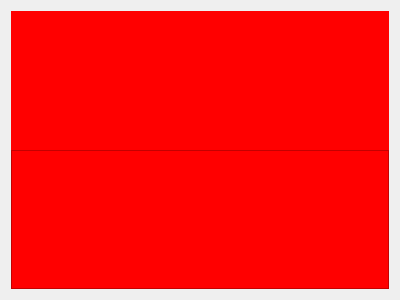
<?xml version="1.0" encoding="UTF-8"?>
<ui version="4.0">
 <class>Form</class>
 <widget class="QWidget" name="Form">
  <property name="geometry">
   <rect>
    <x>0</x>
    <y>0</y>
    <width>400</width>
    <height>300</height>
   </rect>
  </property>
  <property name="windowTitle">
   <string>Form</string>
  </property>
  <property name="styleSheet">
   <string notr="true"/>
  </property>
  <layout class="QVBoxLayout" name="verticalLayout">
   <property name="spacing">
    <number>0</number>
   </property>
   <item>
    <widget class="QChartView" name="m_analogView">
     <property name="styleSheet">
      <string notr="true">background:rgb(255, 0, 0);
padding:0;
spacing:0;</string>
     </property>
     <property name="frameShape">
      <enum>QFrame::NoFrame</enum>
     </property>
     <property name="lineWidth">
      <number>0</number>
     </property>
    </widget>
   </item>
   <item>
    <widget class="QChartView" name="m_digitalView">
     <property name="styleSheet">
      <string notr="true">background:rgb(255, 0, 0);
margin:0;</string>
     </property>
     <property name="lineWidth">
      <number>0</number>
     </property>
    </widget>
   </item>
  </layout>
 </widget>
 <customwidgets>
  <customwidget>
   <class>QChartView</class>
   <extends>QGraphicsView</extends>
   <header location="global">QtCharts</header>
  </customwidget>
 </customwidgets>
 <resources/>
 <connections/>
</ui>
